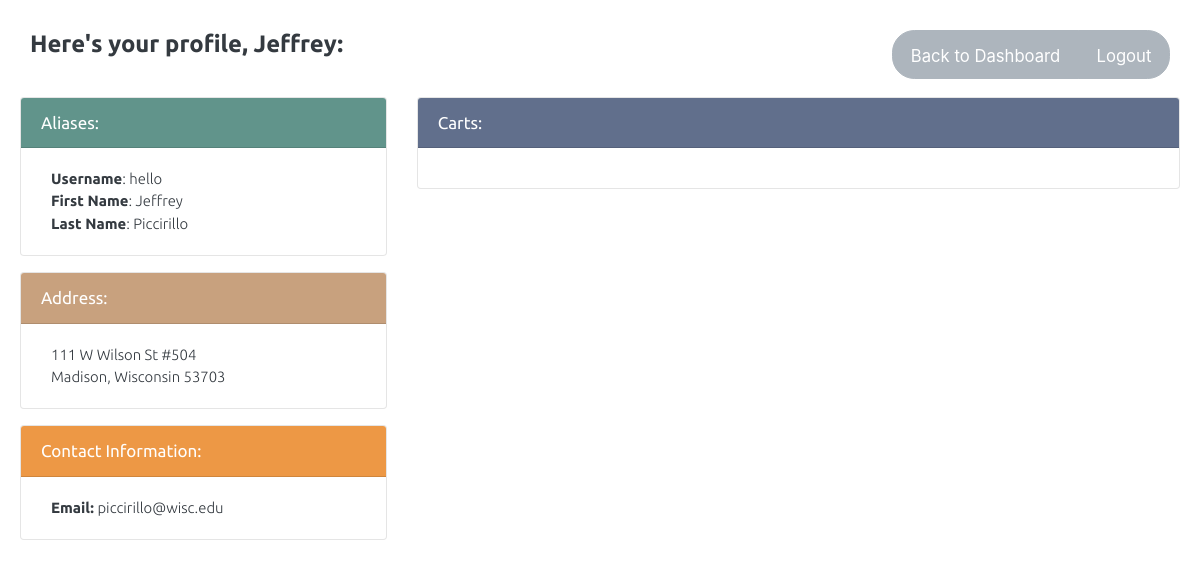
Before: /profile (signed in) with the older database file.
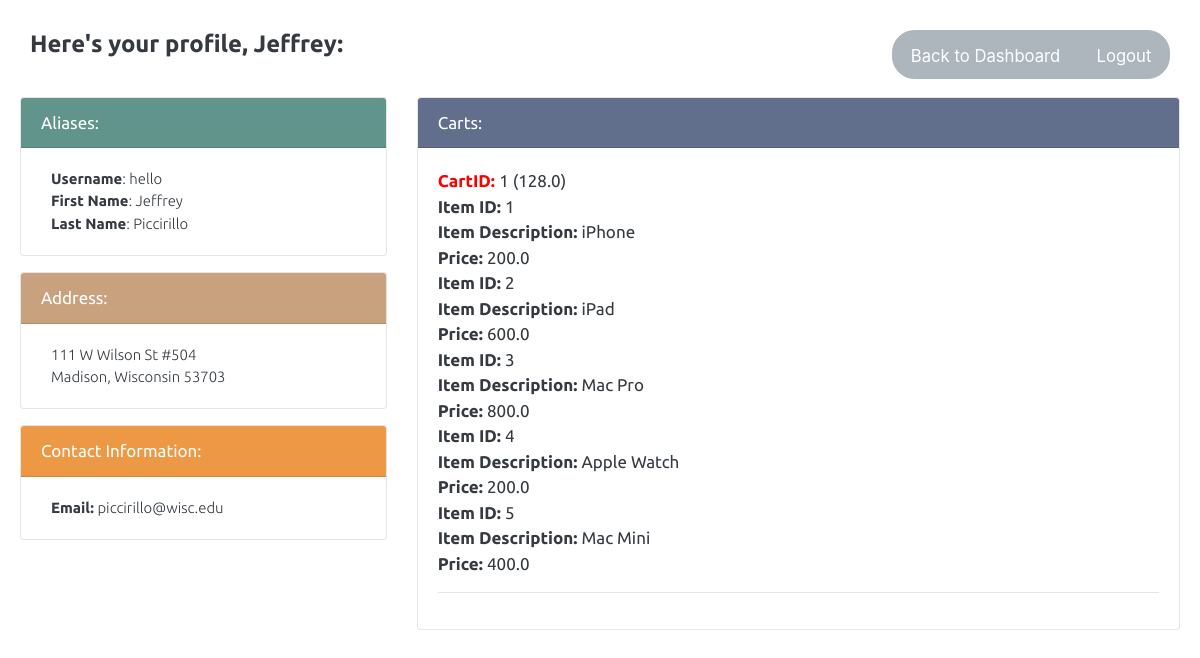
After: the same page with the newer database file.
### tables this page shows
CREATE TABLE User(
   UID INTEGER PRIMARY KEY,
   UserLevel TEXT,
   Username TEXT UNIQUE,
   Password TEXT,
   Email TEXT,
   Address TEXT,
   City Text,
   State Text,
   Zip Text,
   FirstName TEXT,
   LastName TEXT,
   OID INTEGER);

CREATE TABLE Cart(CID INTEGER PRIMARY KEY,
                IID INTEGER,
                Total REAL,
                SID INTEGER,
                UID INTEGER,
                FOREIGN KEY(IID) REFERENCES Item(IID),
                FOREIGN KEY(SID) REFERENCES Store(SID),
                FOREIGN KEY(UID) REFERENCES User(UID));

CREATE TABLE Item(IID INTEGER PRIMARY KEY, Price REAL, SID INTEGER NOT NULL, DESCRIPTION TEXT, QUANTITY INTEGER, FOREIGN KEY(SID) REFERENCES Store(SID));

### cartCombo_app.py (the view)
@app.route('/profile')
def profile():
    if not session.get('logged_in'):
       return render_template('login.html')
    con = sql.connect("data/test.db")
    con.row_factory = sql.Row
    cur = con.cursor()
    cur.execute("select * from User where UID=\'" + str(UID) + "\'")
    rows = cur.fetchall()
    if len(rows) == 0:
       return home()
    profile = dict();
    profile['username']= rows[0]['Username']
    profile['firstname']= rows[0]['FirstName']
    profile['lastname'] = rows[0]['LastName']
    profile['email'] = rows[0]['Email']
    profile['address'] = rows[0]['Address']
    profile['city'] = rows[0]['City']
    profile['state'] = rows[0]['State']
    profile['zip'] = rows[0]['zip']
    query = "SELECT Cart.CID AS 'CartID',Cart.Total AS 'Total',Item.Description AS 'Description',Item.IID AS 'ItemID',Item.Price AS 'Price', Item.Quantity AS 'Quantity' FROM Cart INNER JOIN CartItem ON Cart.CID = CartItem.CID INNER JOIN Item ON CartItem.IID = Item.IID WHERE UID = \'" + str(UID) + "\'"
    cur.execute(query)
    rows = cur.fetchall()
    listOfCarts = [];
    listofItems = [];
    for x in range(0, len(rows)):
      cart = dict()
      cart['cartID'] = rows[x]['CartID']
      cart['total'] = rows[x]['total']
      if(cart not in listOfCarts): listOfCarts.append(cart)
      item = dict()
      item['cartID'] = rows[x]['CartID']
      item['itemID'] = rows[x]['ItemID']
      item['price'] = rows[x]['Price']
      item['description'] = rows[x]['Description']
      item['quantity'] = rows[x]['Quantity']
      if(item not in listofItems): listofItems.append(item)
    return render_template('profile.html', profile = profile, listOfItems = listofItems, listOfCarts = listOfCarts, numItemss = len(listofItems))

### templates/profile.html (shortened to what this page needs)
<!doctype html>
<html>
<head>
    <link rel="stylesheet" type="text/css" href="{{ url_for('static',filename='bootstrap_litera.min.css') }}">
    <link rel= "stylesheet" type= "text/css" href= "{{ url_for('static',filename='default_style.css') }}">
</head>
<body style="background-color: white">
    <header>
        <h2>Here's your profile, {{profile['firstname']}}:
            <div class="btn-group" style="float: right">
              <button type="button" class="btn btn-secondary"><a href = "/" style="color: white; text-decoration: none;"><small>Back to Dashboard</small></a>
              <button type="button" class="btn btn-secondary"><a href = "/logout" style="color: white; text-decoration: none;"><small>Logout</small></a>
    </h2>
    </header>
    <div class="wrapper">
        <div class="row">
            <div class="col-4">
                <div class="card bg-light mb-3" style="background-color: var(--light);">
                    <div class="card-header" style="background-color: var(--teal1); color: white">Aliases:</div>
                    <div class="card-body">
                        <p class="card-text"><strong>Username</strong>: {{profile['username']}}<br><strong>First Name</strong>: {{profile['firstname']}}<br><strong>Last Name</strong>: {{profile['lastname']}}</p>
                    </div>
                </div>
                <div class="card bg-light mb-3" style="background-color: var(--light);">
                    <div class="card-header" style="background-color: var(--orange1); color: white">Address:</div>
                    <div class="card-body">
                        <p class="card-text">{{profile['address']}}<br>{{profile['city']}}, {{profile['state']}} {{profile['zip']}}</p>
                    </div>
                </div>
                <div class="card bg-light mb-3" style="background-color: var(--light);">
                    <div class="card-header" style="background-color: var(--orange2); color: white">Contact Information:</div>
                    <div class="card-body">
                        <p class="card-text"><strong>Email:</strong> {{profile['email']}}</p>
                    </div>
                </div>
            </div>
            <div class="col-8">
                <div class="card bg-light mb-3" style="background-color: var(--light);">
                    <div class="card-header" style="background-color: var(--navy2); color: white">Carts:</div>
                    <div class="card-body">
                        {% for cart in listOfCarts %}
                        <div class="card-text"><strong style="color:red">CartID: </strong> {{cart['cartID']}} ({{cart['total']}})</div>
                            {% for item in listOfItems %}
                                {% if item["cartID"] == cart['cartID']%}
                                <div class="card-text"><strong>Item ID: </strong>{{item['itemID']}}</div>
                                <div class="card-text"><strong>Item Description: </strong>{{item['description']}}</div>
                                <div class="card-text"><strong>Price: </strong>{{item['price']}}</div>
                                {% endif %}
                            {% endfor %}
                            <hr/>
                        {% endfor %}
                    </div>
                </div>
            </div>
        </div>
    </div>
</body>
</html>

### static/default_style.css (style rules this page uses)
:root { --darkblue: #34495e; --navy1:#495a80; --navy2:#616f8c; --neutral:#9d9291; --orange1:#c8a17e; --orange2:#ed9845; --darkorange: #df7c18; }
header { max-width: 1200px; margin: 0 auto; padding: 20px 20px 0; }
h2 { font-size: 1.4em; padding: 10px; }
p { margin-bottom: 1em; padding: 0 10px; font-family: 'Ubuntu', sans-serif; font-size: .875em; font-weight: 100; }

### templates/profile.html (style rules this page uses)
body { font-family: 'Ubuntu', sans-serif; }
.btn-group { float: right; }
.btn-secondary { margin-left: 5%; }
strong { font-weight: bold; }
.wrapper { max-width: 1200px; margin: 0 auto; padding: 20px; }

Changed rows visible on the page:
now on this page (row edited): Cart: cartID "1", total "128.0", itemID "1", description "iPhone", price "200.0", itemID "2", description "iPad", price "600.0", itemID "3", description "Mac Pro", price "800.0", itemID "4", description "Apple Watch", itemID "5", description "Mac Mini", price "400.0"
